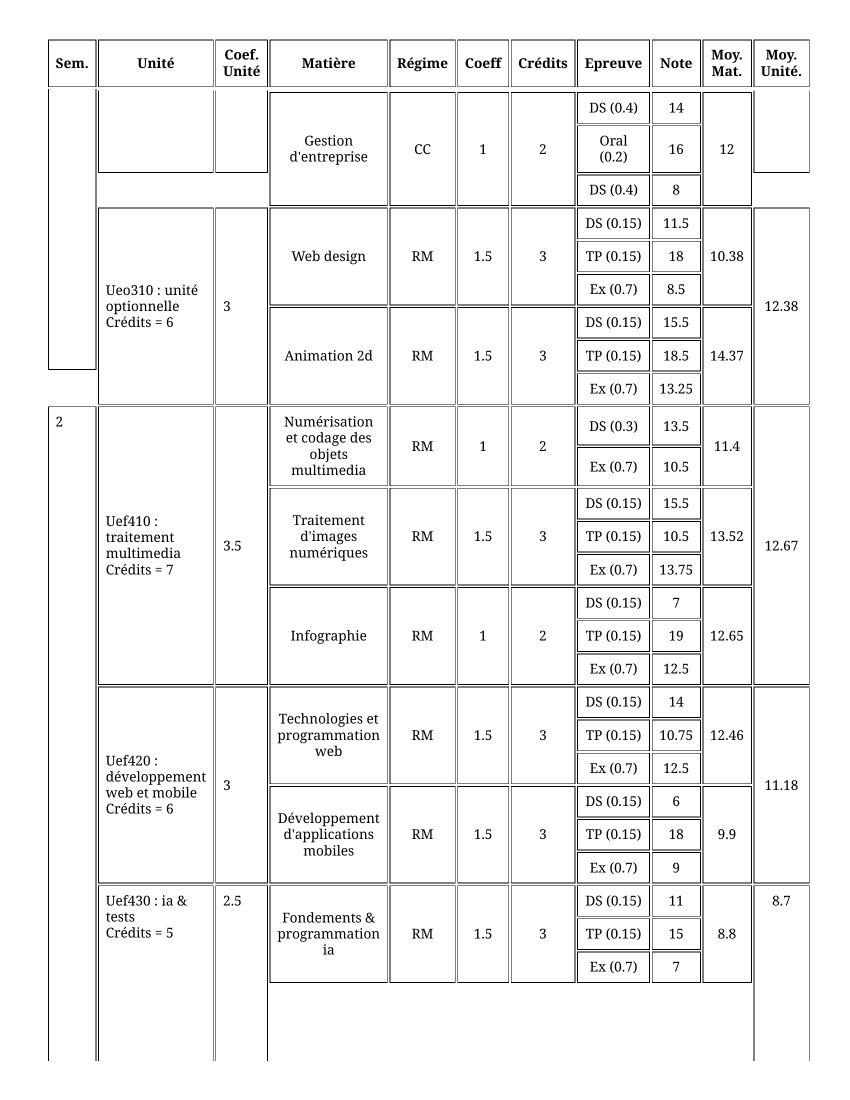
#> input picture pdf_images/page_2.png, 1700 x 2200 px (shown at 1/2 size)
$ python format.py
#> lines starting #> are read from the running program, lines starting #| are printed output that depends on the picture
from PIL import Image, ImageDraw

# --- Configuration ---
IMAGE_FILE = 'pdf_images/page_2.png' # Your stitched image file
PREVIEW_FILE = 'crop_preview.png'     # The file where the marked image will be saved
FINAL_CROP_FILE = 'final.png'
# Define your desired crop coordinates (left, top, right, bottom)
# Example: Cropping a 200x200 area starting at (100, 50)
CROP_BOX = (100, 200, 800, 2000)
# Remember: Coordinates are 0-indexed from the top-left corner.

def crop_image(input_path, output_path, crop_box_coords):
    """Crops an image based on the provided bounding box coordinates."""
    try:
        img = Image.open(input_path)

        # The core cropping operation
        cropped_img = img.crop(crop_box_coords)

        cropped_img.save(output_path)
        print(f"\nSUCCESS: Image cropped and saved to: {output_path}")

    except FileNotFoundError:
        print(f"Error: The input file '{input_path}' was not found.")
    except Exception as e:
        print(f"An error occurred during cropping: {e}")

try:
    # 1. Open the image
    img = Image.open(IMAGE_FILE).convert("RGB")
#> img is the input picture: PIL image 1700x2200 RGB; min 0, max 255, mean 242.5

    # 2. Get the dimensions for reference
    width, height = img.size
#> width = 1700; height = 2200
    print(f"Original Image Dimensions: {width}x{height}")
#| Original Image Dimensions: 1700x2200
    print(f"Planned Crop Box (L, T, R, B): {CROP_BOX}")

    # 3. Create a drawing object
    draw = ImageDraw.Draw(img)

    # 4. Draw the bounding box
    # Arguments: (left, top, right, bottom), outline color, line width
    draw.rectangle(
        CROP_BOX,
        outline="red",
        width=3 # You can change the line width
    )

    # 5. Save the preview image
    img.save(PREVIEW_FILE)
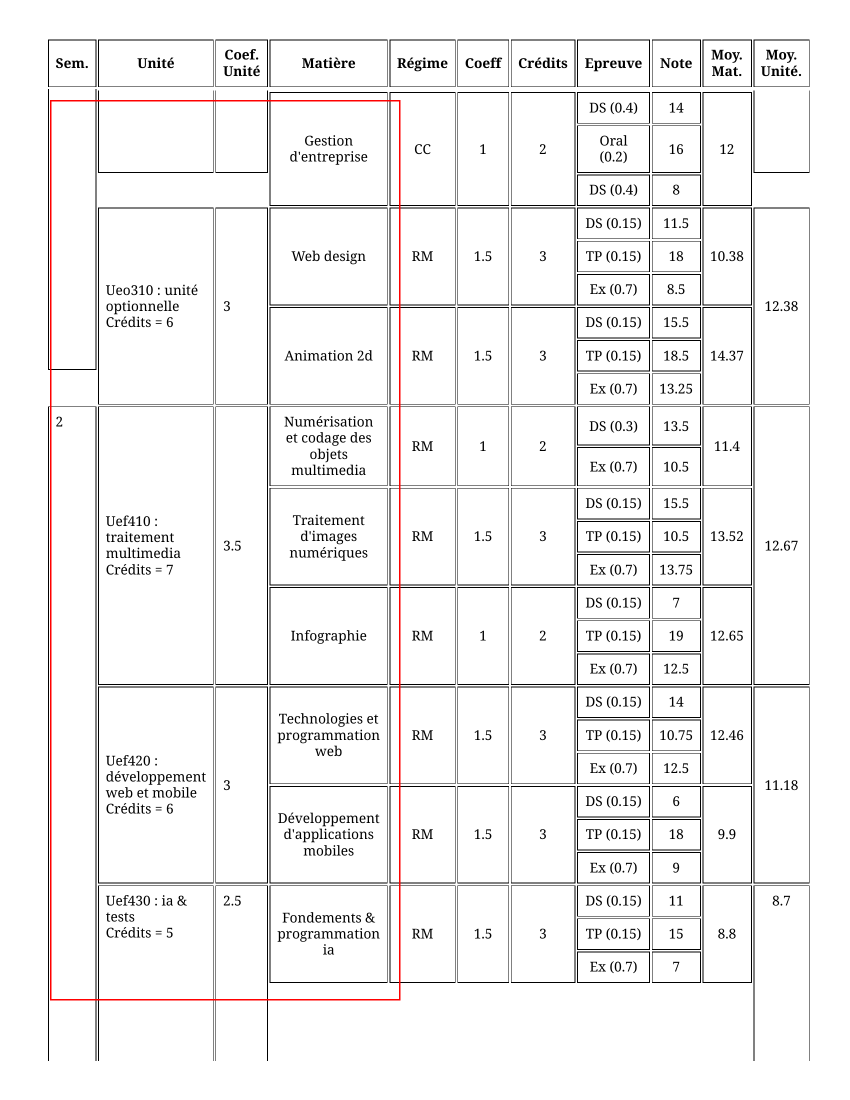
#> saved as crop_preview.png: PIL image 1700x2200 RGB (shown at 1/2 size); mean R, G, B 242.5, 241.5, 241.5
    crop_image(IMAGE_FILE, FINAL_CROP_FILE, CROP_BOX)
#> in crop_image, `cropped_img = img.crop(crop_box_coords)`:
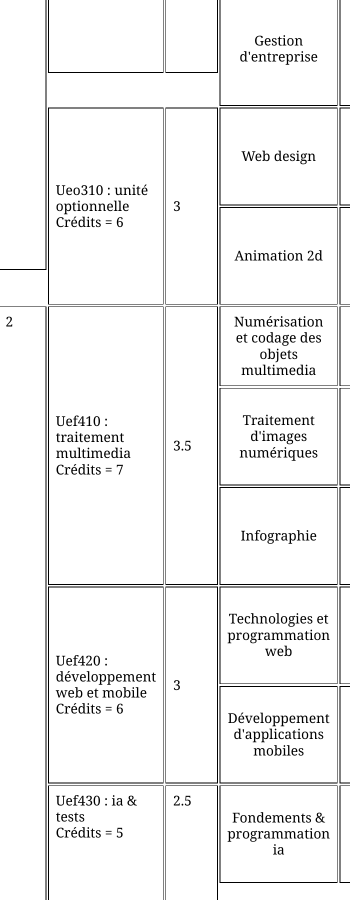
#> cropped_img: PIL image 700x1800 RGB (shown at 1/2 size); min 0, max 255, mean 242.2
    print(f"\nSaved preview image with red box to: {PREVIEW_FILE}")
    print("Open this file to see where your image will be cropped.")

    # Optional: Display the image immediately (requires a display environment)
    # img.show()

except FileNotFoundError:
    print(f"Error: The file '{IMAGE_FILE}' was not found.")
except Exception as e:
    print(f"An unexpected error occurred: {e}")

$ run again, with pdf_images/page_1.png copied over pdf_images/page_2.png
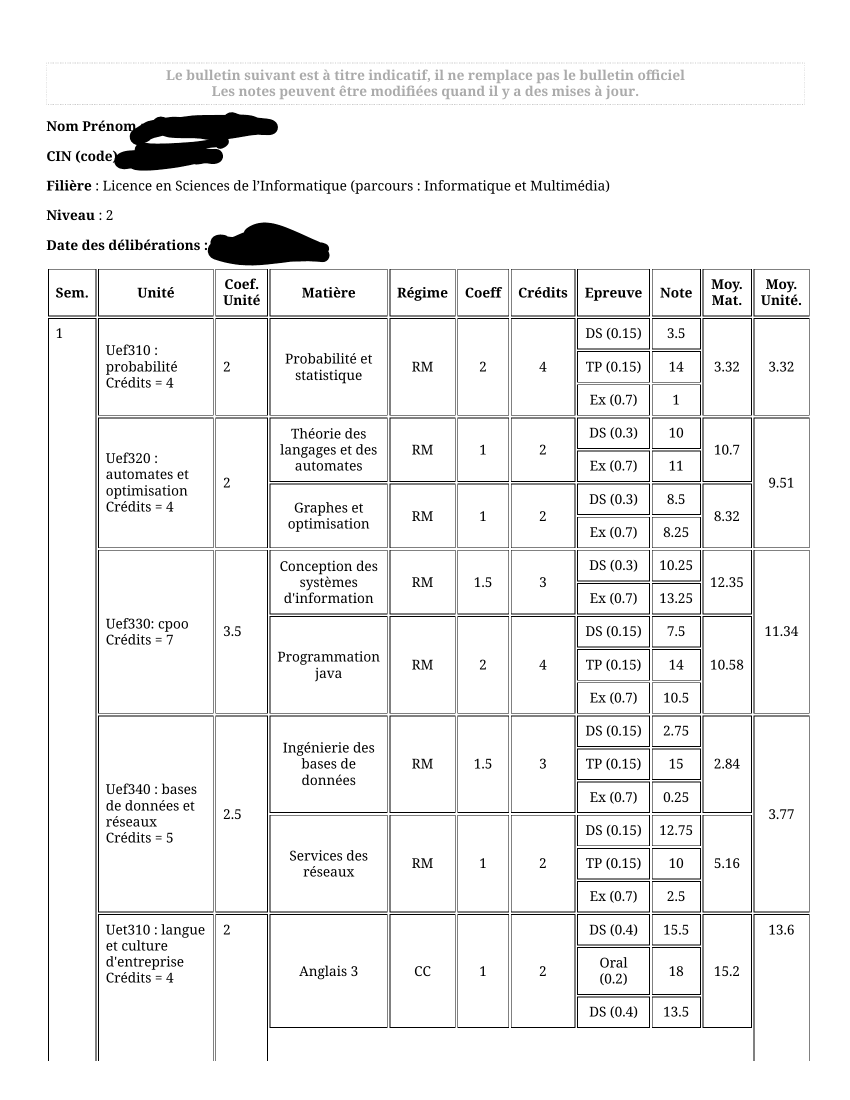
#> input picture pdf_images/page_1.png, 1700 x 2200 px (shown at 1/2 size)
#> img is the input picture: PIL image 1700x2200 RGB; min 0, max 255, mean 240.4
#| Original Image Dimensions: 1700x2200
#> `img.save(PREVIEW_FILE)`:
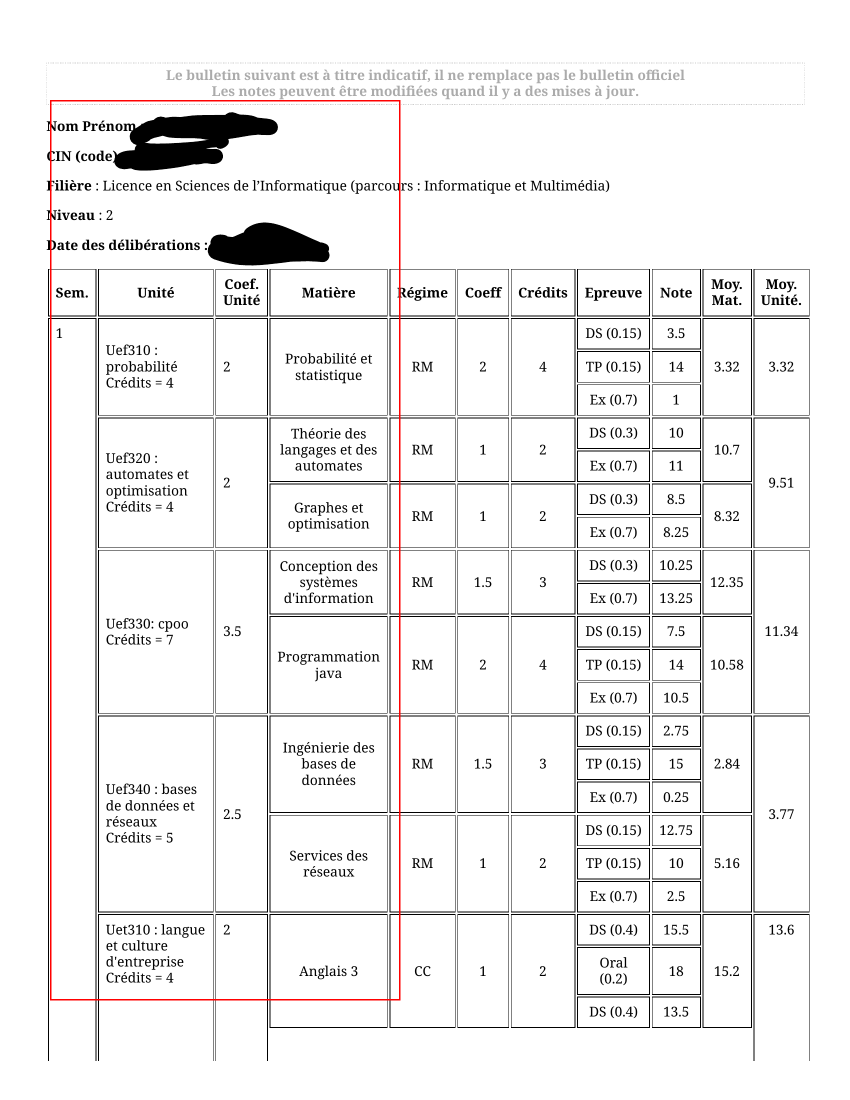
#> saved as crop_preview.png: PIL image 1700x2200 RGB (shown at 1/2 size); mean R, G, B 240.4, 239.4, 239.4
#> in crop_image, `cropped_img = img.crop(crop_box_coords)`:
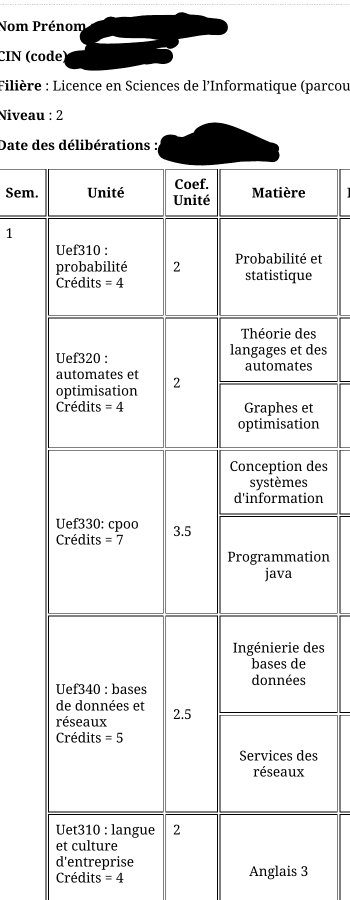
#> cropped_img: PIL image 700x1800 RGB (shown at 1/2 size); min 0, max 255, mean 232.7

$ run again, with pdf_images/page_3.png copied over pdf_images/page_2.png
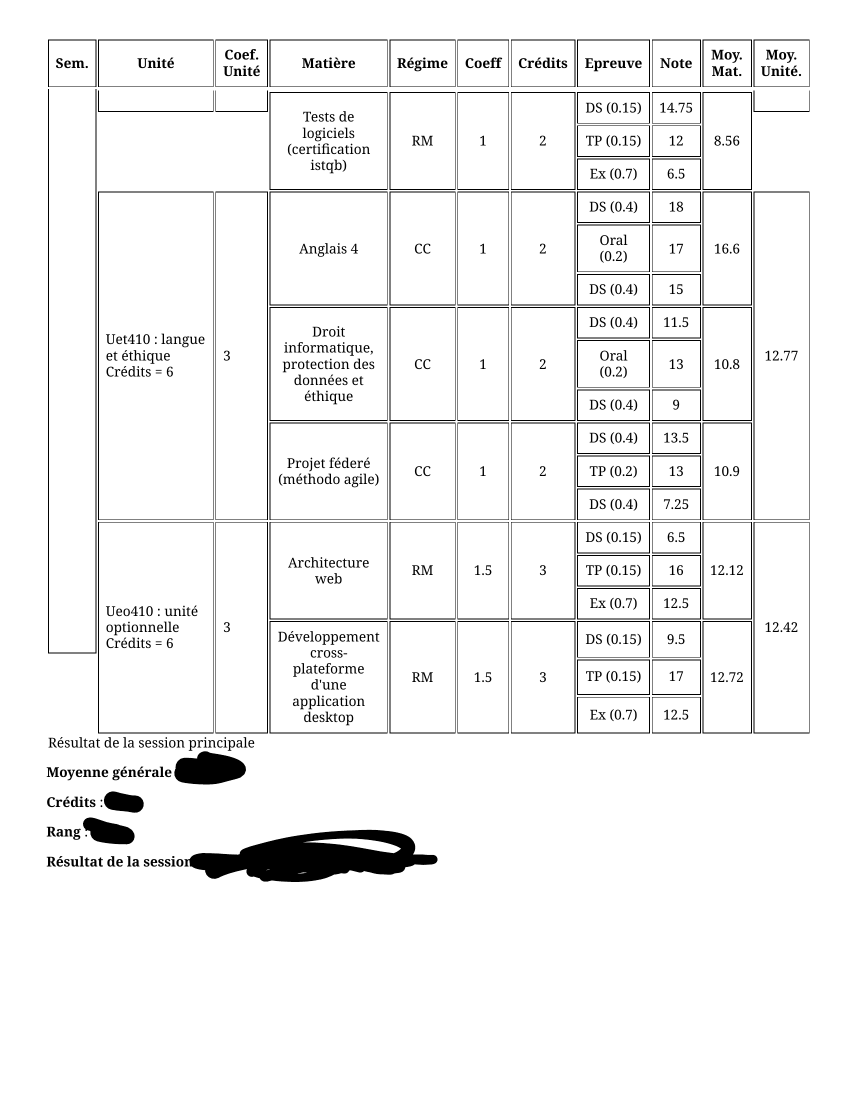
#> input picture pdf_images/page_3.png, 1700 x 2200 px (shown at 1/2 size)
#> img is the input picture: PIL image 1700x2200 RGB; min 0, max 255, mean 242.5
#| Original Image Dimensions: 1700x2200
#> `img.save(PREVIEW_FILE)`:
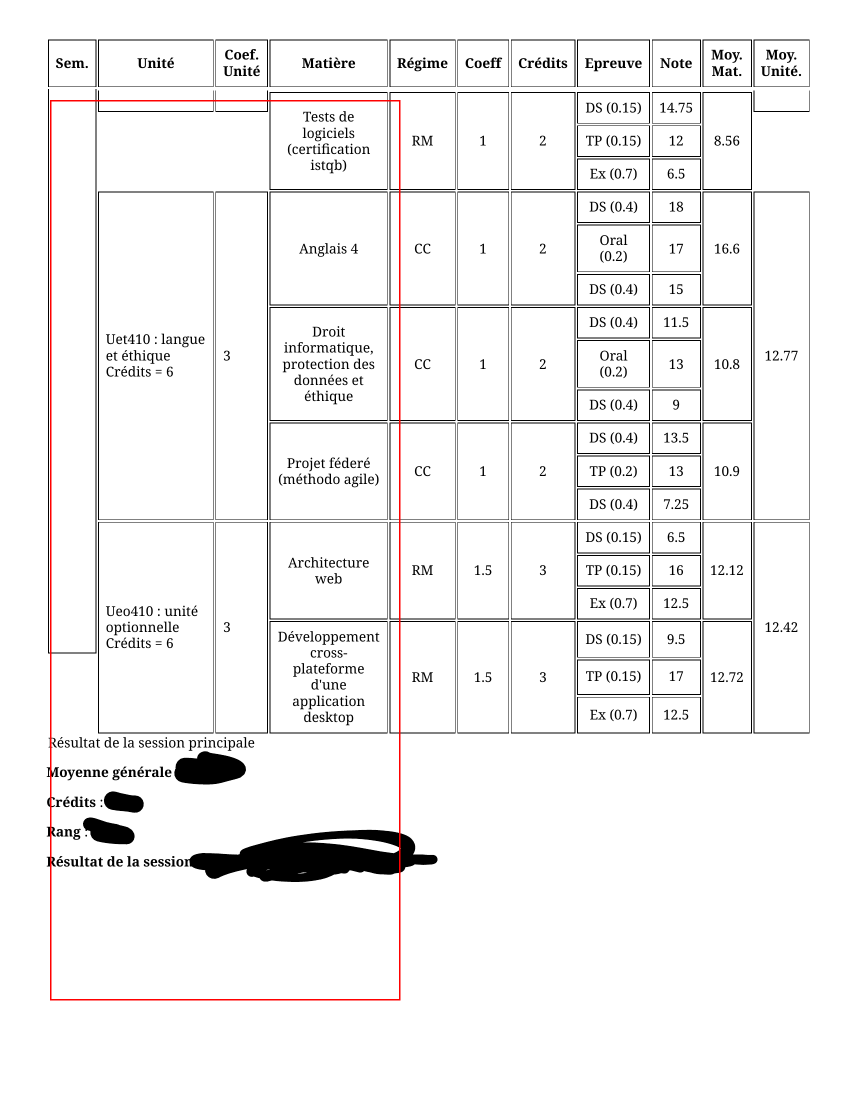
#> saved as crop_preview.png: PIL image 1700x2200 RGB (shown at 1/2 size); mean R, G, B 242.5, 241.5, 241.5
#> in crop_image, `cropped_img = img.crop(crop_box_coords)`:
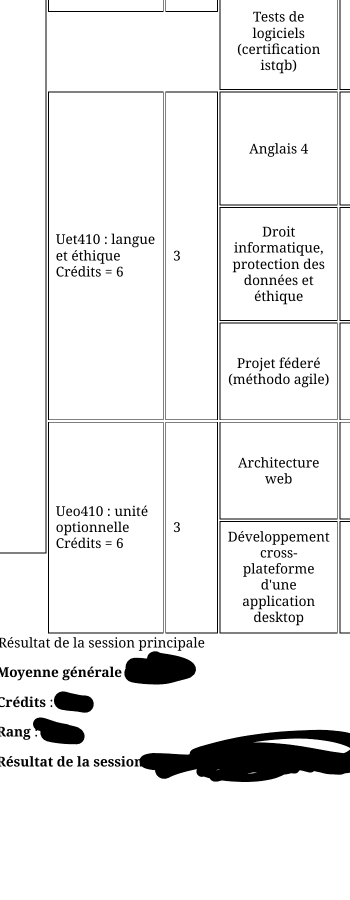
#> cropped_img: PIL image 700x1800 RGB (shown at 1/2 size); min 0, max 255, mean 236.4
